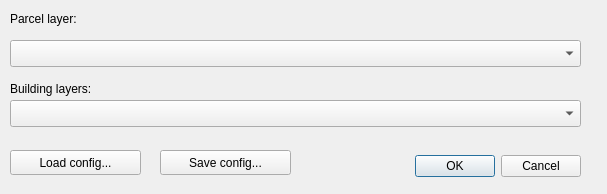
<?xml version="1.0" encoding="UTF-8"?>
<ui version="4.0">
 <class>AreaRatioDialogBase</class>
 <widget class="QDialog" name="AreaRatioDialogBase">
  <property name="geometry">
   <rect>
    <x>0</x>
    <y>0</y>
    <width>607</width>
    <height>194</height>
   </rect>
  </property>
  <property name="windowTitle">
   <string>Area Ratio</string>
  </property>
  <widget class="QDialogButtonBox" name="button_box">
   <property name="geometry">
    <rect>
     <x>380</x>
     <y>150</y>
     <width>201</width>
     <height>32</height>
    </rect>
   </property>
   <property name="orientation">
    <enum>Qt::Horizontal</enum>
   </property>
   <property name="standardButtons">
    <set>QDialogButtonBox::Cancel|QDialogButtonBox::Ok</set>
   </property>
  </widget>
  <widget class="QLabel" name="label">
   <property name="geometry">
    <rect>
     <x>10</x>
     <y>10</y>
     <width>91</width>
     <height>17</height>
    </rect>
   </property>
   <property name="text">
    <string>Parcel layer:</string>
   </property>
  </widget>
  <widget class="QgsMapLayerComboBox" name="parcelLayerComboBox">
   <property name="geometry">
    <rect>
     <x>10</x>
     <y>40</y>
     <width>571</width>
     <height>27</height>
    </rect>
   </property>
  </widget>
  <widget class="QgsCheckableComboBox" name="buildingsComboBox">
   <property name="geometry">
    <rect>
     <x>10</x>
     <y>100</y>
     <width>571</width>
     <height>27</height>
    </rect>
   </property>
  </widget>
  <widget class="QLabel" name="label_2">
   <property name="geometry">
    <rect>
     <x>10</x>
     <y>80</y>
     <width>111</width>
     <height>17</height>
    </rect>
   </property>
   <property name="text">
    <string>Building layers:</string>
   </property>
  </widget>
  <widget class="QPushButton" name="loadButton">
   <property name="geometry">
    <rect>
     <x>10</x>
     <y>150</y>
     <width>131</width>
     <height>25</height>
    </rect>
   </property>
   <property name="text">
    <string>Load config...</string>
   </property>
  </widget>
  <widget class="QPushButton" name="saveButton">
   <property name="geometry">
    <rect>
     <x>160</x>
     <y>150</y>
     <width>131</width>
     <height>25</height>
    </rect>
   </property>
   <property name="text">
    <string>Save config...</string>
   </property>
  </widget>
 </widget>
 <customwidgets>
  <customwidget>
   <class>QgsCheckableComboBox</class>
   <extends>QComboBox</extends>
   <header>qgscheckablecombobox.h</header>
  </customwidget>
  <customwidget>
   <class>QgsMapLayerComboBox</class>
   <extends>QComboBox</extends>
   <header>qgsmaplayercombobox.h</header>
  </customwidget>
 </customwidgets>
 <resources/>
 <connections>
  <connection>
   <sender>button_box</sender>
   <signal>accepted()</signal>
   <receiver>AreaRatioDialogBase</receiver>
   <slot>accept()</slot>
   <hints>
    <hint type="sourcelabel">
     <x>20</x>
     <y>20</y>
    </hint>
    <hint type="destinationlabel">
     <x>20</x>
     <y>20</y>
    </hint>
   </hints>
  </connection>
  <connection>
   <sender>button_box</sender>
   <signal>rejected()</signal>
   <receiver>AreaRatioDialogBase</receiver>
   <slot>reject()</slot>
   <hints>
    <hint type="sourcelabel">
     <x>20</x>
     <y>20</y>
    </hint>
    <hint type="destinationlabel">
     <x>20</x>
     <y>20</y>
    </hint>
   </hints>
  </connection>
 </connections>
</ui>
